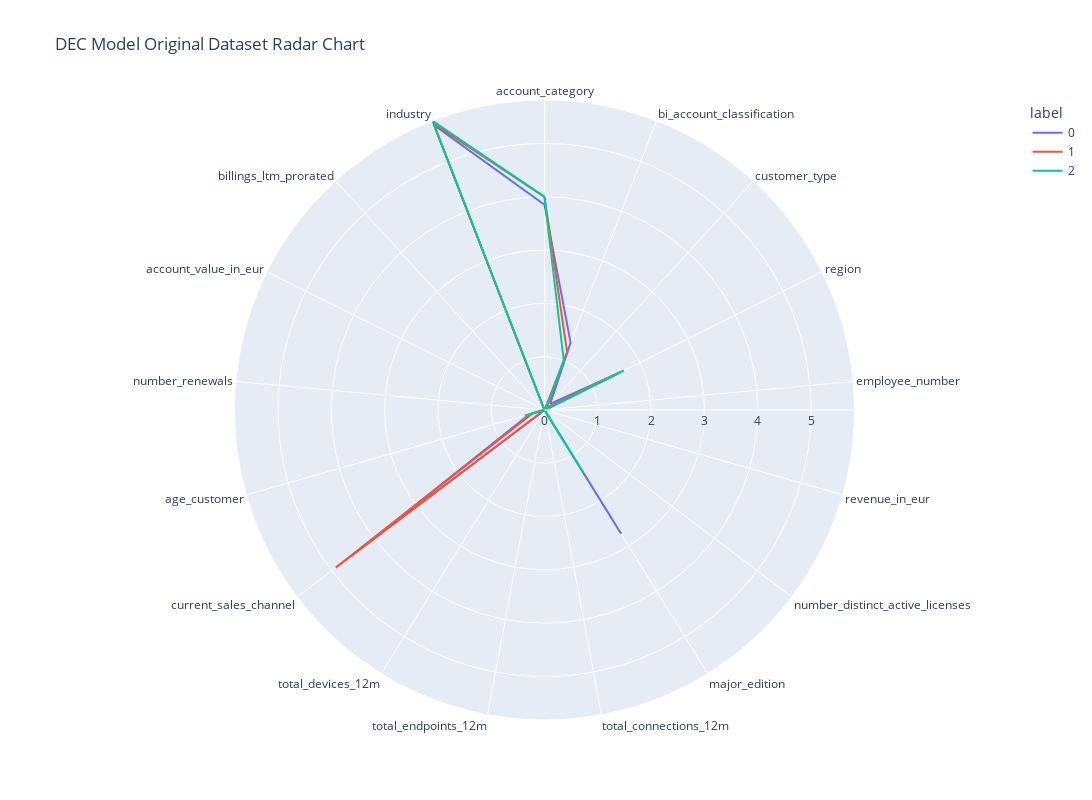

The code cell stored with this chart in its notebook:
### Code cell
clusters=pd.DataFrame(features, columns=features_df.columns)
clusters['label']=kmeans.labels_
polar=clusters.groupby("label").mean().reset_index()
polar=pd.melt(polar,id_vars=["label"])
fig = px.line_polar(polar, r="value", theta="variable", color="label", 
                    line_close=True,
                    height=800,
                    width=1200, 
                    title="DEC Model Original Dataset Radar Chart")
fig.show()

### Figure 1 — Plotly figure (JSON) as saved in the notebook; plotly's stock layout.template omitted (floating-point values rounded to 4 significant figures)
{"data": [{"hovertemplate": "label=0<br>value=%{r}<br>variable=%{theta}<extra></extra>", "legendgroup": "0", "line": {"color": "#636efa", "dash": "solid"}, "marker": {"symbol": "circle"}, "mode": "lines", "name": "0", "r": [3.851, 1.355, 0.1569, 1.556, 0.001056, 0.0005579, 0.004603, 2.731, 0.001853, 0.00283, 0.002124, 4.552, 0.296, 0.0169, 0.003015, 0.002092, 5.733, 3.851], "showlegend": true, "subplot": "polar", "theta": ["account_category", "bi_account_classification", "customer_type", "region", "employee_number", "revenue_in_eur", "number_distinct_active_licenses", "major_edition", "total_connections_12m", "total_endpoints_12m", "total_devices_12m", "current_sales_channel", "age_customer", "number_renewals", "account_value_in_eur", "billings_ltm_prorated", "industry", "account_category"], "type": "scatterpolar"}, {"hovertemplate": "label=1<br>value=%{r}<br>variable=%{theta}<extra></extra>", "legendgroup": "1", "line": {"color": "#EF553B", "dash": "solid"}, "marker": {"symbol": "circle"}, "mode": "lines", "name": "1", "r": [4.0, 1.172, 0.06114, 1.589, 0.0002909, 0.0001388, 0.001033, 0, 0.0003995, 0.0005276, 0.0003205, 4.907, 0.2349, 0.0167, 0.0007681, 0.0006083, 5.76, 4.0], "showlegend": true, "subplot": "polar", "theta": ["account_category", "bi_account_classification", "customer_type", "region", "employee_number", "revenue_in_eur", "number_distinct_active_licenses", "major_edition", "total_connections_12m", "total_endpoints_12m", "total_devices_12m", "current_sales_channel", "age_customer", "number_renewals", "account_value_in_eur", "billings_ltm_prorated", "industry", "account_category"], "type": "scatterpolar"}, {"hovertemplate": "label=2<br>value=%{r}<br>variable=%{theta}<extra></extra>", "legendgroup": "2", "line": {"color": "#00cc96", "dash": "solid"}, "marker": {"symbol": "circle"}, "mode": "lines", "name": "2", "r": [3.998, 0.9999, 0, 1.662, 0.0003866, 0.0002053, 0.006025, 1.374, 0.002254, 0.00335, 0.002019, 4.615e-05, 0.3896, 0.01919, 0.002898, 0.001859, 5.816, 3.998], "showlegend": true, "subplot": "polar", "theta": ["account_category", "bi_account_classification", "customer_type", "region", "employee_number", "revenue_in_eur", "number_distinct_active_licenses", "major_edition", "total_connections_12m", "total_endpoints_12m", "total_devices_12m", "current_sales_channel", "age_customer", "number_renewals", "account_value_in_eur", "billings_ltm_prorated", "industry", "account_category"], "type": "scatterpolar"}], "layout": {"height": 800, "legend": {"title": {"text": "label"}, "tracegroupgap": 0}, "polar": {"angularaxis": {"direction": "clockwise", "rotation": 90}, "domain": {"x": [0, 1], "y": [0, 1]}}, "title": {"text": "DEC Model Original Dataset Radar Chart"}, "width": 1200}}
